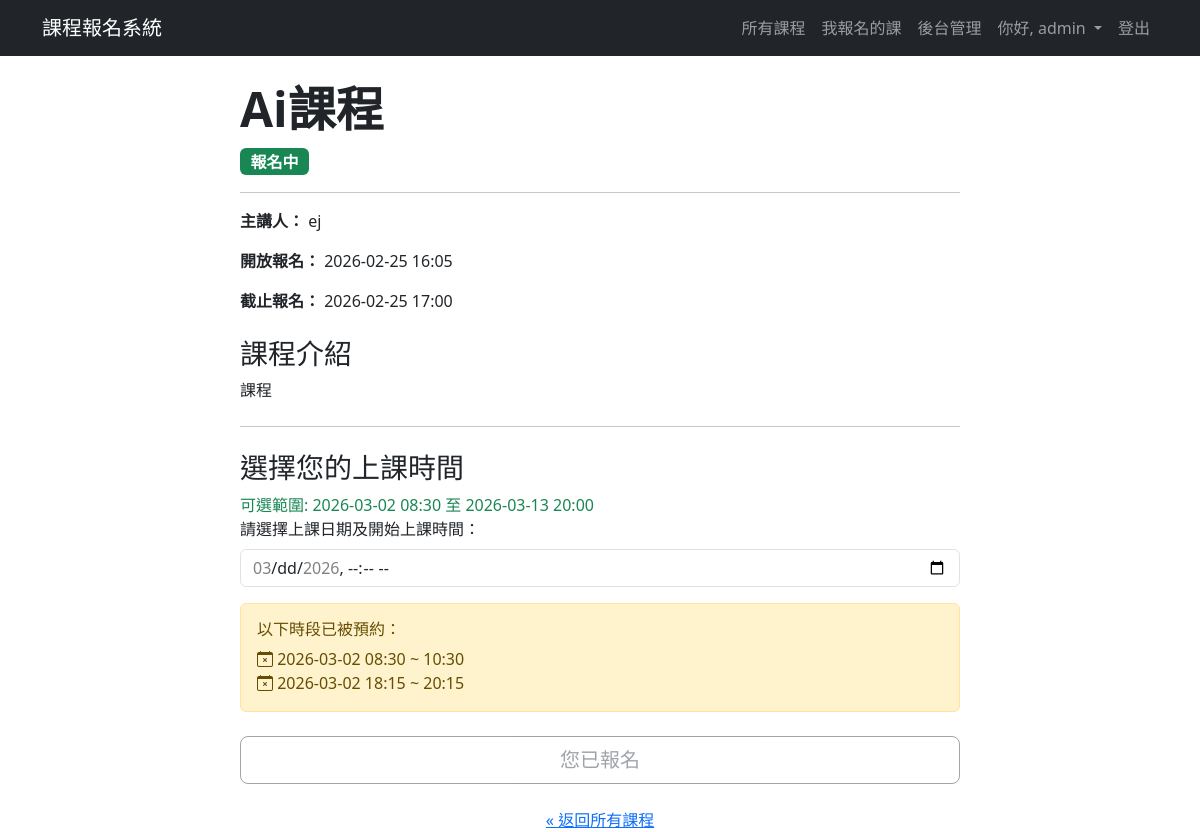
The page /course/2 (signed in) on the database as committed earlier.
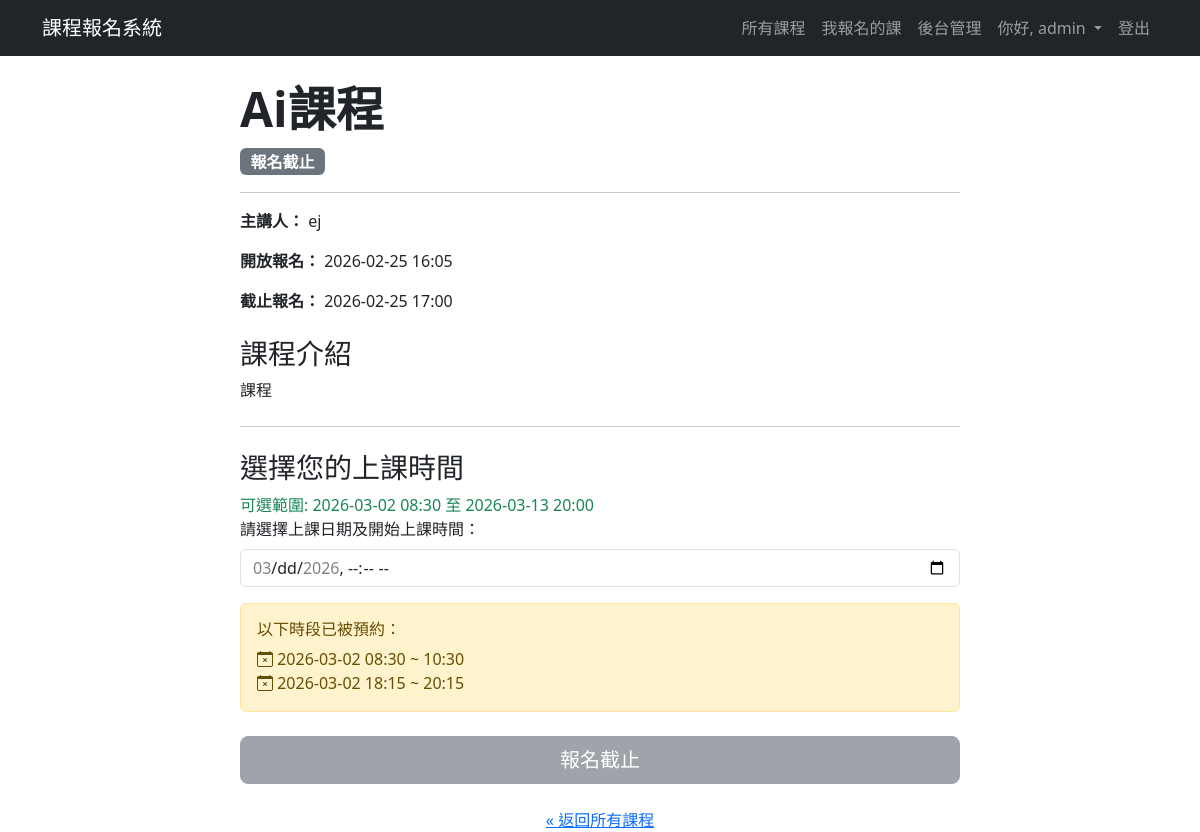
The same page on the database as committed later.
### app.py (models this page shows)
class Course(db.Model):
    __tablename__ = 'course' # 建議明確指定表名
    id = db.Column(db.Integer, primary_key=True)
    name = db.Column(db.String(120), nullable=False)
    description = db.Column(db.Text, nullable=False) # 課程描述
    speaker_info = db.Column(db.String(200)) # 講者資訊
    has_time_slots = db.Column(db.Boolean, default=False, nullable=False) # 是否有梯次
    status = db.Column(db.String(20), default='尚未開放') # 課程狀態：尚未開放、報名中、報名截止
    registration_start_time = db.Column(db.DateTime, nullable=False) # 報名開始時間
    registration_end_time = db.Column(db.DateTime, nullable=False) # 報名截止時間
    allow_user_to_choose_time = db.Column(db.Boolean, default=False, nullable=False) # 是否允許使用者自選時間
    duration_hours = db.Column(db.Float, nullable=True, default=1) # 新增：上課時數欄位
    user_choice_start_date = db.Column(db.Date, nullable=True) # 自選時間的可選起始日
    user_choice_end_date = db.Column(db.Date, nullable=True) # 自選時間的可選結束日
    user_choice_start_time_of_day = db.Column(db.Time, nullable=True) # 自選時間的每日可選起始時間
    user_choice_end_time_of_day = db.Column(db.Time, nullable=True) # 自選時間的每日可選結束時間
    __table_args__ = {'extend_existing': True} # 避免重複定義表格錯誤
    files = db.relationship('CourseFile', backref='course', lazy=True, cascade="all, delete-orphan") # 課程有多個檔案，刪除課程時也刪除相關檔案
    time_slots = db.relationship('TimeSlot', backref='course', lazy=True, cascade="all, delete-orphan") # 課程有多個梯次，刪除課程時也刪除相關梯次

### app.py (the view)
@app.route('/course/<int:course_id>')
def course_detail(course_id):
    check_course_status()
    course = db.session.get(Course, course_id)
    if not course:
        abort(404)
    available_slots = []
    if course.has_time_slots:
        available_slots = TimeSlot.query.filter(
            TimeSlot.course_id == course.id,
            TimeSlot.booked_count < TimeSlot.capacity
        ).order_by(TimeSlot.slot_start_time).all()
    is_registered = False
    if current_user.is_authenticated:
        user_reg = Registration.query.join(TimeSlot).filter(
            Registration.user_id == current_user.id,
            TimeSlot.course_id == course.id
        ).first()
        is_registered = user_reg is not None
    booked_slots_display = []
    booked_slots_iso = []
    if course.allow_user_to_choose_time:
        booked_slots_query = TimeSlot.query.filter_by(
            course_id=course.id, capacity=1
        ).order_by(TimeSlot.slot_start_time).all()
        booked_slots_display = booked_slots_query
        booked_slots_iso = [slot.slot_start_time.isoformat() for slot in booked_slots_query]
    user_choice_start_datetime = None
    user_choice_end_datetime = None
    if course.allow_user_to_choose_time and course.user_choice_start_date and course.user_choice_start_time_of_day:
        user_choice_start_datetime = datetime.combine(course.user_choice_start_date, course.user_choice_start_time_of_day)
    if course.allow_user_to_choose_time and course.user_choice_end_date and course.user_choice_end_time_of_day:
        user_choice_end_datetime = datetime.combine(course.user_choice_end_date, course.user_choice_end_time_of_day)
    return render_template(
        'course_detail.html',
        course=course,
        is_registered=is_registered,
        available_slots=available_slots,
        user_choice_start_datetime=user_choice_start_datetime,
        user_choice_end_datetime=user_choice_end_datetime,
        booked_user_choice_slots=booked_slots_display,
        booked_slots_iso=booked_slots_iso
    )

### app.py (called while the page is built)
@login_manager.user_loader
def load_user(user_id): # 透過 user_id 載入使用者
    return User.query.get(int(user_id)) # 從資料庫取得使用者資料

### templates/course_detail.html (shortened to what the changed rows need)
{% extends "layout.html" %}
{% block content %}
<div class="container mt-4">
    <div class="row">
        <div class="col-lg-8 mx-auto">
            <h2 class="display-5 fw-bold">{{ course.name }}</h2>
            <p class="lead">
                {% if course.status == '報名中' %}
                    <span class="badge bg-success fs-6">報名中</span>
                {% elif course.status == '尚未開放' %}
                    <span class="badge bg-warning text-dark fs-6 ">尚未開放</span>
                {% else %}
                    <span class="badge bg-secondary fs-6">報名截止</span>
                {% endif %}
            </p>
            <hr>
            <p><strong>主講人：</strong> {{ course.speaker_info }}</p>
            <p><strong>開放報名：</strong> {{ course.registration_start_time.strftime('%Y-%m-%d %H:%M') }}</p>
            <p><strong>截止報名：</strong> {{ course.registration_end_time.strftime('%Y-%m-%d %H:%M') }}</p>
            <h3 class="mt-4">課程介紹</h3>
            <div style="white-space: pre-wrap;">{{ course.description }}</div>
        <hr class="my-4">
        {% if course.has_time_slots and not course.allow_user_to_choose_time %}
            <h3 class="mt-4">選擇上課時間</h3>
            {% if available_slots %}
                <div class="list-group" id="slot-selection">
                {% for slot in available_slots %}
                    <label class="list-group-item">
                        <input class="form-check-input me-1" type="radio" name="time_slot_id" value="{{ slot.id }}">
                        {{ slot.slot_start_time.strftime('%Y-%m-%d %H:%M') }} ~ {{ slot.slot_end_time.strftime('%H:%M') }} (剩餘名額: {{ slot.capacity - slot.booked_count }})
                    </label>
                {% endfor %}
                </div>
            <div class="d-grid gap-2 mt-3">
                {% if course.status != '報名中' %}
                    <button class="btn btn-secondary btn-lg" disabled>{{ course.status }}</button>
                {% else %}
                    {% if current_user.is_authenticated %}
                        {% if is_registered %}
                            <button class="btn btn-outline-secondary btn-lg" disabled>您已報名</button>
                        {% else %}
                            <button class="btn btn-primary btn-lg" onclick="handleRegistration()">立即報名</button>
                        {% endif %}
                    {% else %}
                        <button class="btn btn-primary btn-lg" onclick="promptLogin()">立即報名</button>
                    {% endif %}
                {% endif %}
            </div>
            {% else %}
                <p class="text-danger">名額已滿</p>
            {% endif %}
        {% elif course.allow_user_to_choose_time %}
            <h3 class="mt-4">選擇您的上課時間</h3>
            <div class="mb-3">
                <div class="form-text text-success fs-6">
                </div>
                <label for="user_selected_time" class="form-label">請選擇上課日期及開始上課時間：</label>
                <input type="datetime-local" id="user_selected_time" name="user_selected_time" class="form-control"
                       step="1800"
                       data-booked-slots='{{ booked_slots_iso|tojson|safe }}'
                       min="{{ user_choice_start_datetime.strftime('%Y-%m-%dT%H:%M') if user_choice_start_datetime else '' }}"
                       max="{{ user_choice_end_datetime.strftime('%Y-%m-%dT%H:%M') if user_choice_end_datetime else '' }}" required>
            </div>
            <div class="d-grid gap-2 mt-3">
                {% if booked_user_choice_slots %}
                <div class="alert alert-warning" role="alert">
                    <h6 class="alert-heading">以下時段已被預約：</h6>
                    <ul class="list-unstyled mb-0">
                    </ul>
                </div>
                {% endif %}
                {% if course.status != '報名中' %}
                    <button class="btn btn-secondary btn-lg" disabled>{{ course.status }}</button>
                {% elif not current_user.is_authenticated %}
                    <button class="btn btn-primary btn-lg" onclick="promptLogin()">立即報名</button>
                {% elif is_registered %}
                     <button class="btn btn-outline-secondary btn-lg" disabled>您已報名</button>
                {% else %}
                     <button class="btn btn-primary btn-lg" onclick="handleRegistration()">立即報名</button>
                {% endif %}
            </div>
        {% else %}
            <div class="d-grid gap-2">
                <p class="text-muted">本課程目前未開放時間選擇。</p>
            </div>
        {% endif %}
        <div class="text-center mt-4">
            <a href="{{ url_for('index') }}">&laquo; 返回所有課程</a>
        </div>
        </div>
    </div>
</div>
{% endblock %}

Rows that differ between the two databases and show on the page:
changed Course "Ai課程": status (not shown) → "報名截止"
Other text that changed with them:
text no longer shown: "報名中 您已報名"
text now shown: "報名截止"
